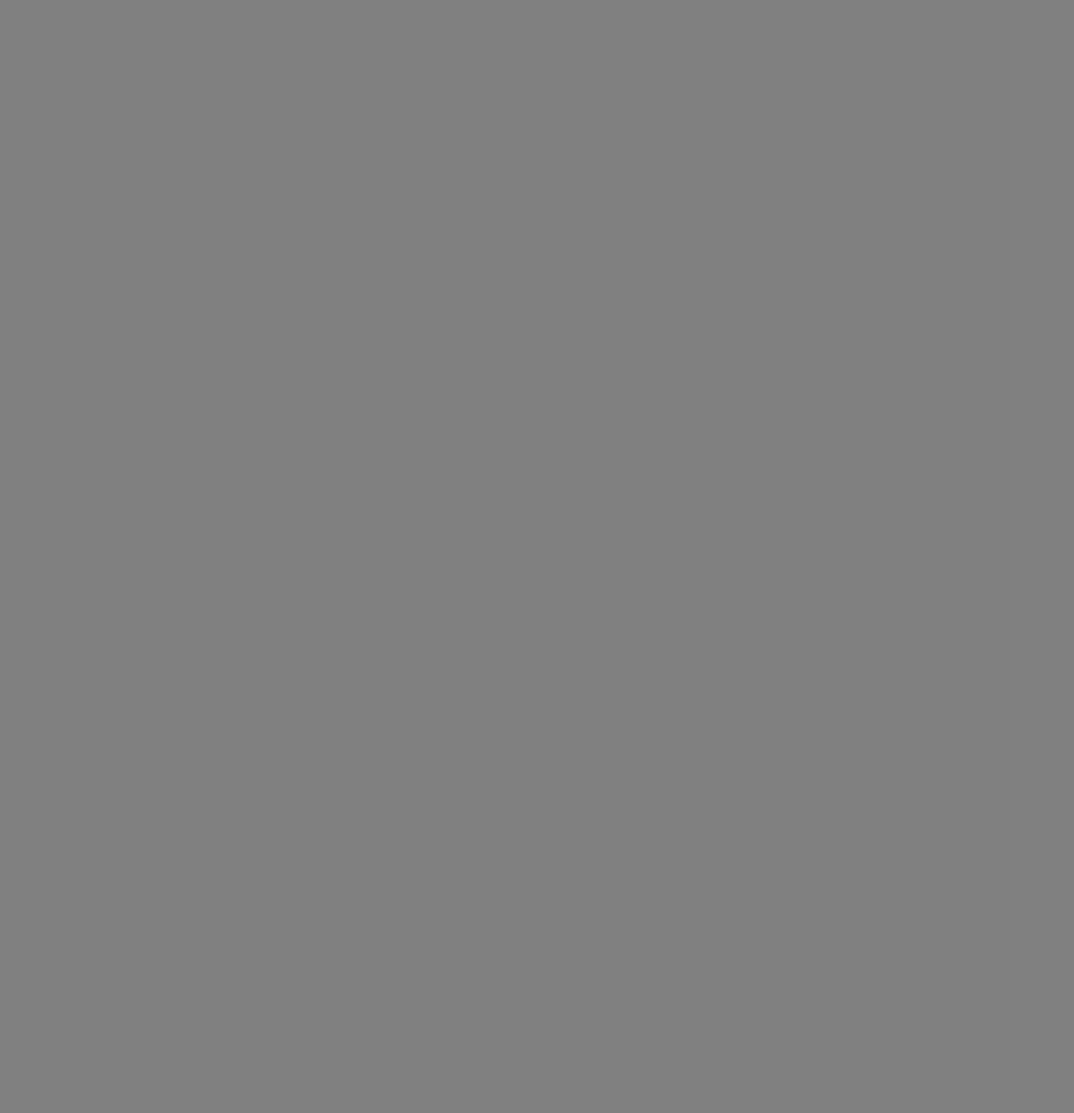
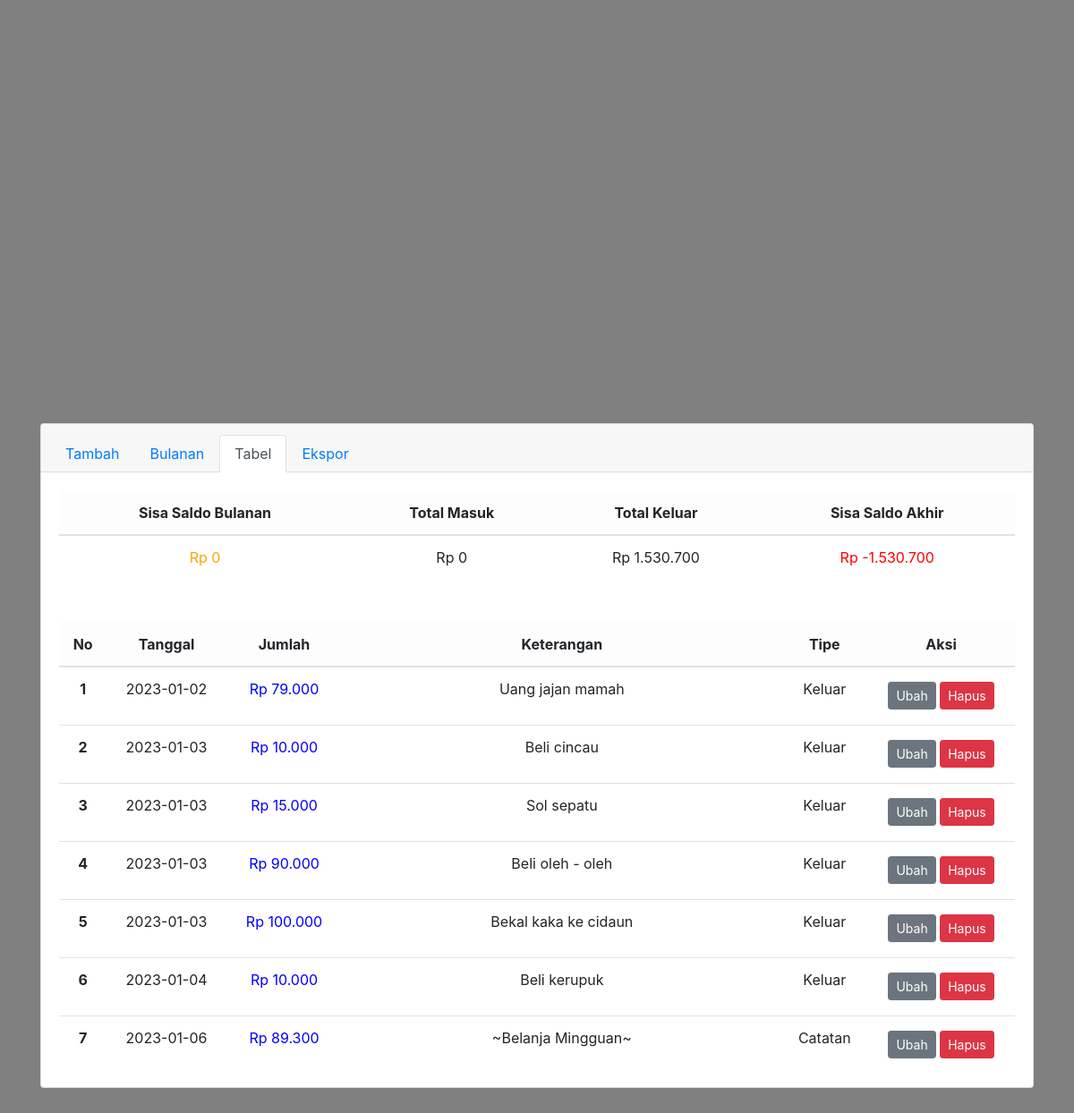
Screenshot of /page/tabel.php with the database file from the repository (2 pictures, top to bottom).
### tables this page shows
CREATE TABLE `transaksi` (
  `id` int(10) NOT NULL,
  `tanggal` date NOT NULL,
  `jumlah` int(16) NOT NULL,
  `warna` char(5) NOT NULL,
  `keterangan` longtext NOT NULL,
  `tipe` varchar(10) NOT NULL
);

### action/display-data.php (the view, shortened to what this page needs)
<?php
include('config.php');
$query = "SELECT * FROM transaksi ORDER BY tanggal ASC";
$result = mysqli_query($conn, $query);
$no = 1;
while ($row = mysqli_fetch_array($result)) {
    echo "<tr>";
    echo "<th scope='row'>" . $no . "</th>";
    echo "<td>" . $row['tanggal'] . "</td>";
    if ($row['warna'] === 'Biru') {
        echo "<td style='color: blue;'>" . "Rp " . number_format($row['jumlah'], 0, ",", ".") . "</td>";
    } elseif ($row['warna'] === 'Hijau') {
        echo "<td style='color: green;'>" . "Rp " . number_format($row['jumlah'], 0, ",", ".") . "</td>";
    } elseif ($row['warna'] === 'Merah') {
        echo "<td style='color: red;'>" . "Rp " . number_format($row['jumlah'], 0, ",", ".") . "</td>";
    } else {
        echo "<td>" . "Rp " . number_format($row['jumlah'], 0, ",", ".") . "</td>";
    }
    echo "<td><p class='mx-auto overflow-scroll'>" . $row['keterangan'] . "</p></td>";
    echo "<td>" . $row['tipe'] . "</td>";
    echo "<td>";
    echo "<form method='post'>";
    echo "<a class='btn btn-secondary btn-sm mt-1' href='../action/tabel-ubah.php?id=" . $row['id'] . "'>Ubah</a> ";
    ?>
    <button type="submit" class="btn btn-danger btn-sm mt-1" name="hapus"
        onclick="return confirm('Apakah Anda yakin ingin menghapus data ini?')" ;>Hapus</button>
    <?php
    echo "</form>";
    echo "</td>";
    echo "</tr>";
    $no++;
}
?>

### styles.css (style rules this page uses)
.overflow-scroll { max-height: 200px; overflow: scroll; word-wrap: break-word; white-space: pre-wrap; max-width: 400px; }

### rows the page displays
transaksi: tanggal "2023-01-02", jumlah "79.000", keterangan "Uang jajan mamah", tipe "Keluar"
transaksi: tanggal "2023-01-03", jumlah "10.000", keterangan "Beli cincau", tipe "Keluar"
transaksi: tanggal "2023-01-03", jumlah "15.000", keterangan "Sol sepatu", tipe "Keluar"
transaksi: tanggal "2023-01-03", jumlah "90.000", keterangan "Beli oleh - oleh", tipe "Keluar"
transaksi: tanggal "2023-01-03", jumlah "100.000", keterangan "Bekal kaka ke cidaun", tipe "Keluar"
transaksi: tanggal "2023-01-04", jumlah "10.000", keterangan "Beli kerupuk", tipe "Keluar"
transaksi: tanggal "2023-01-06", jumlah "89.300", keterangan "~Belanja Mingguan~", tipe "Catatan"

### other values shown
$_SESSION['sisa'] "0"
$total_masuk "0"
$total_keluar "1.530.700"
$saldo "-1.530.700"
